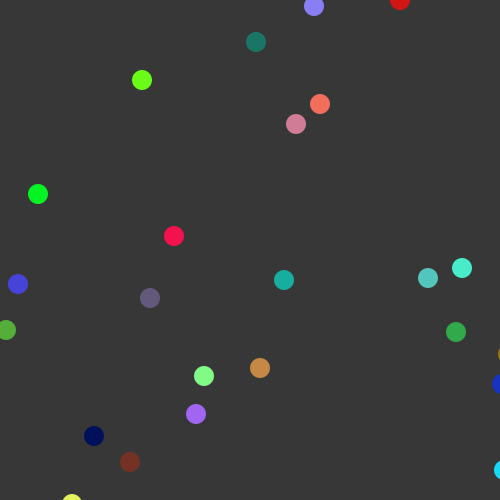
Frame 1 (no input)
Frame 60 (the mouse pressed at the canvas centre just before this capture): blank canvas, image omitted
Frame 120 (the mouse held since frame 60 and released just before this capture): blank canvas, image omitted

The Processing sketch that drew this single still picture (run headless with seeded random() and noise(); from frame 60 on, the mouse is pressed at the canvas centre):

// Processing sketch: Chemotaxis
// ── Chemotaxis.pde
 //declare bacteria variables here   

Bacteria[] BacteriaBlob = new Bacteria[50];
 void setup() {
 noStroke();
 size(500,500);
 for(int i = 0; i < BacteriaBlob.length; i++){
   BacteriaBlob[i] = new Bacteria((int)(Math.random()* 400), (int)(Math.random() * 400));
 }
 	//initialize bacteria variables here   
 
 }   
 void draw(){ 
 background(55);
for (int i = 0; i < BacteriaBlob.length; i++){
    BacteriaBlob[i].show();
  }
  for (int i = 0; i < BacteriaBlob.length; i++){
    BacteriaBlob[i].move();
  }
 
 	//move and show the bacteria   
 }  
 class Bacteria {     
 int  x_pos;
 int  y_pos;
 int rColor = (int)(Math.random() * 254) + 1;
 int gColor = (int)(Math.random() * 254) + 1;
 int bColor = (int)(Math.random() * 254) + 1;
 float delay =.05;
   
   Bacteria(int x, int y){

    x_pos = x;
    y_pos = y;
   }
   
   void move(){
     if(mousePressed == false){
    float targetX = mouseX;
    float dx = targetX - x_pos;
    x_pos+= dx * delay;
    
    float targetY = mouseY;
    float dy = targetY - y_pos;
    y_pos+= dy * delay;
    
    x_pos = x_pos + (int)(Math.random() * 10)-10;
    y_pos = y_pos + (int)(Math.random() * 10)-10;
    
     } else { 
       float targetX = mouseX;
    float dx = targetX + x_pos;
    x_pos+= dx * delay;
    
    float targetY = mouseY;
    float dy = targetY + y_pos;
    y_pos+= dy * delay;
    
    x_pos = x_pos + (int)(Math.random() * 10)-10;
    y_pos = y_pos + (int)(Math.random() * 10)-10;
    
      
    }
   }
   
   
   void show() { 
    
    fill(rColor,gColor,bColor);
    pushMatrix();
    translate(x_pos,y_pos);
    ellipse(x_pos,y_pos,20,20);
    popMatrix();
   }
 	//lots of java!   
 }    
